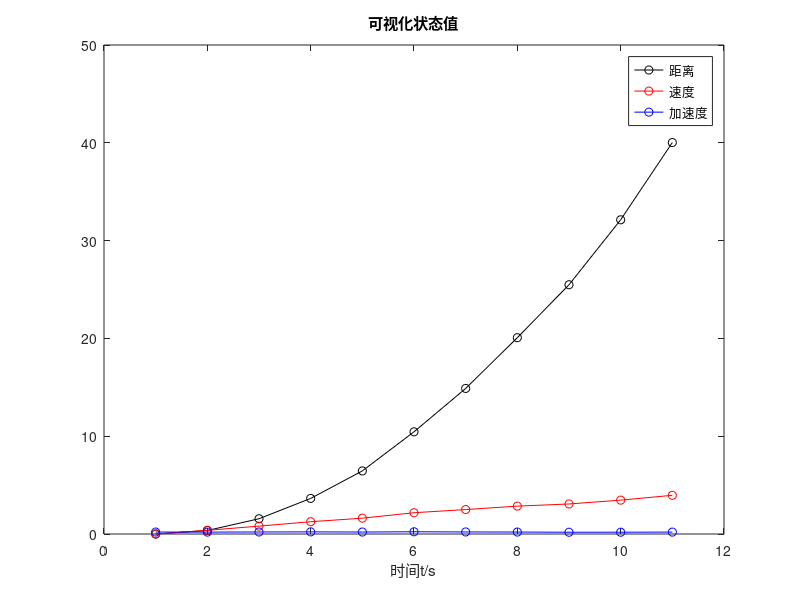
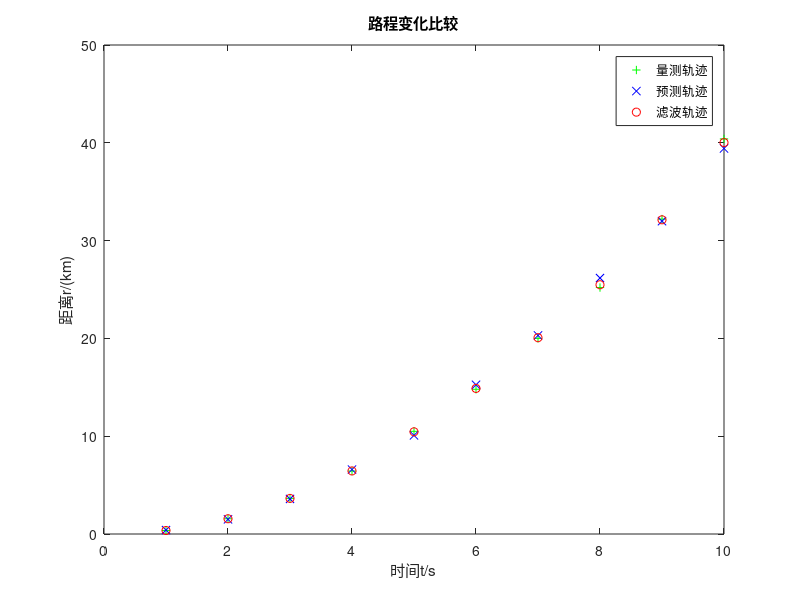
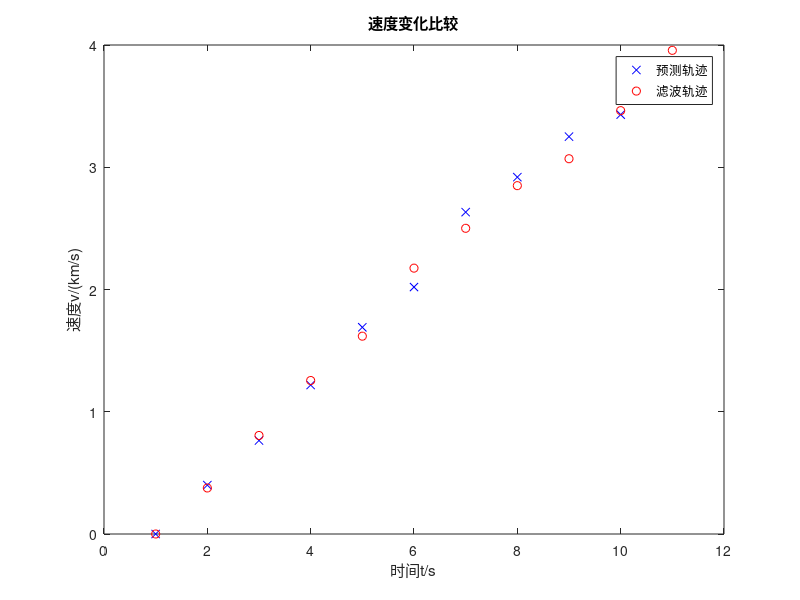
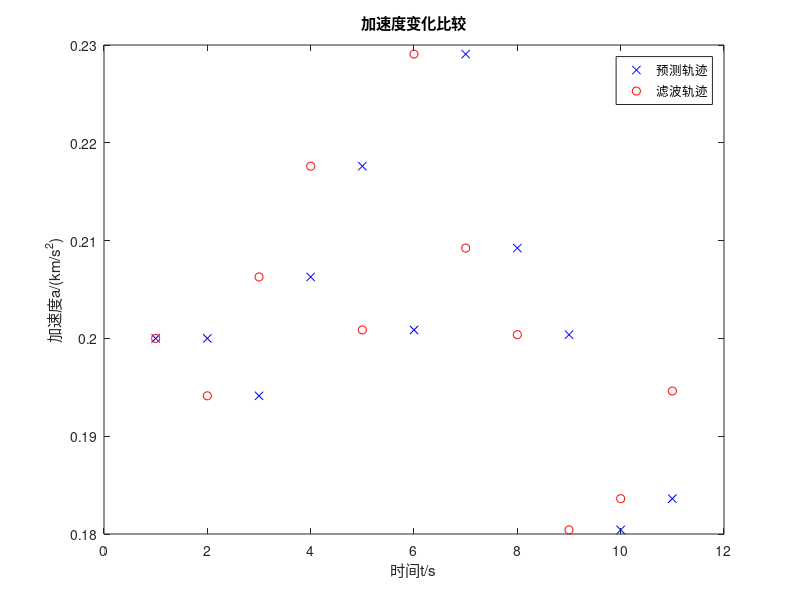

Recreate these plots in MATLAB, in order.
clear;
clc;
%%设飞行器相对雷达做匀加速直线运动
%%假设
total_time = 20;
interval_time = 2;%间隔时间
n=total_time / interval_time;%观测点数
%%初始化变量
x= [0 0 0.2]';
p_old = diag ([8 10 5]);
v = 0.15;
F=[1 2 2;
   0 1 2;
   0 0 1];
H =[1 0 0];
%%预测轨迹
x_pred = zeros(3, n+1);
x_pred(:, 1) = x;
%%观测轨迹
z = zeros (1, n);
z_temp = [0.36 1.56 3.64 6.44 10.5 14.8 20.0 25.2 32.2 40.4];
for i = 1: n
    z(i)=z_temp(i); %+ sqrt(v)* randn;
end
%%滤波轨迹初态
x_kalm = x_pred;
p_kalm = p_old;
%%预测过程
for i = 2 : n+1
    x_pred(:,i)=F * x_pred(:,i-1);
end
disp('预测状态');
disp(x_kalm);
%%滤波过程
for i = 2 : n+1
    x_pred(:,i)= F * x_kalm(:,i-1);
    p_pred = F * p_kalm * F';
    k = p_pred * H'/(H * p_pred * H'+v);
    x_kalm(:,i) = x_pred(:,i) + k * (z(:,i-1)-H * x_pred(:,i));
    p_kalm = (eye(3)-k * H) * p_pred;
end
disp('滤波状态');
disp(x_kalm);
disp('均方误差为：');
disp(p_kalm);

figure(1);
plot((1:n+1), x_kalm(1, :),'-oblack', (1:n+1), x_kalm(2, :),'-or', (1:n+1),x_kalm(3, :),'-ob')
title('可视化状态值');
xlabel('时间t/s');
%ylabe1('距离r/km');
legend('距离','速度','加速度');
hold on;

figure(2);
plot((1:n), z(1, : ),'+g', (1:n), x_pred(1,2:n+1),'xb', (1:n), x_kalm(1, 2:n+1),'or')
title('路程变化比较');
xlabel('时间t/s');
ylabel('距离r/(km)');
legend('量测轨迹','预测轨迹','滤波轨迹');
hold on;

figure(3);
plot ((1:n+1), x_pred(2,: ),'xb', (1:n+1), x_kalm(2, : ),'or')
title('速度变化比较');
xlabel('时间t/s')
ylabel('速度v/(km/s)');
legend('预测轨迹','滤波轨迹');
hold on;

figure(4);
plot ((1:n+1), x_pred(3, :),'xb', (1:n+1), x_kalm(3, :),'or')
title('加速度变化比较');
xlabel('时间t/s');
ylabel('加速度a/(km/s^2)');
legend('预测轨迹','滤波轨迹');
hold off;